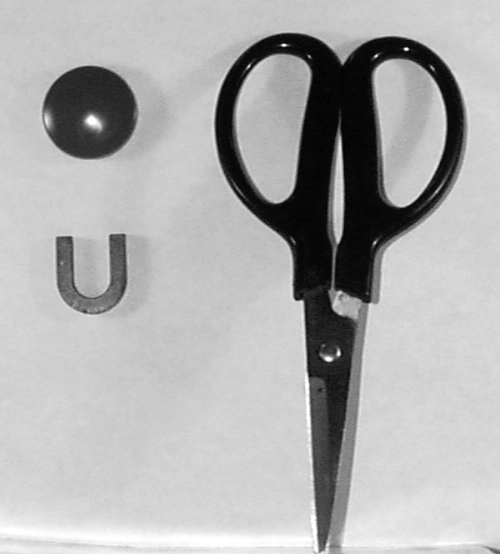
%> input picture 图像处理实验/L4_2.BMP, 500 x 554 px
$ octave L4_2G.m   (GNU Octave 9; MATLAB toolbox functions it lacks are replaced by stand-ins)
%> lines starting %> are read from the running program, lines starting %| are printed output that depends on the picture
### 图像处理实验/energy.m
%滲杅energy.m: 夔講摩笢%
function rec_error=energy(image,type,N) %type: 曹遙源宒(DCT or DFT)
%type = 1: DCT，type=2: DFT。%
rec_error=zeros(1,N);
d_image=double(image)/255;              %蔚埻芞砉腔跡宒曹遙峈double跡宒
if type==1                              %酕DCT曹遙
  coef_all=dct2(d_image);
else
  coef_all=fft2(d_image);               %酕DFT曹遙
end
for n=1:N
  coef_part=zeros(N,N);
  coef_part(1:n,1:n)=coef_all(1:n,1:n);
    if type==1
    rec_image= idct2(coef_part);        %酕DCT毀曹遙
  else
    rec_image=real(ifft2(coef_part));   %酕DFT毀曹遙
  end
  %⑴昫船講%
  diff=d_image-rec_image;
  rec_error(n)=sum(sum(diff.^2));       %湔溫昫船講腔杅擂料
end

### 图像处理实验/L4_2G.m
%³ÌÐòL4_2.m: Í¼Ïñ±ä»»µÄÄÜÁ¿¼¯ÖÐÄÜÁ¦%
image1=imread('L4_2.bmp');          %¶ÁÈ¡Ô­Í¼Ïñ
%> image1 is the input picture: size 554x500 uint8; min 0, max 255, mean 174.6
N=88;                               %´¦ÀíÍ¼Ïñ´óÐ¡¤j¤p
image=image1(1:N,1:N);
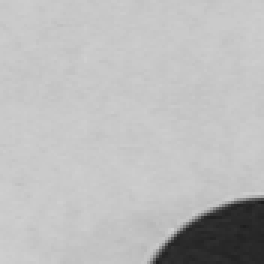
%> image: size 88x88 uint8 (shown 3 times larger); min 29, max 209, mean 187.5
error1=energy(image,1,N);           %1Ö¸DCT
%> in energy, `coef_all=dct2(d_image);`:
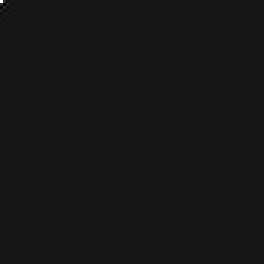
%> coef_all: size 88x88 double (shown 3 times larger); min -6.28, max 64.69, mean 0; drawn with min black and max white
%> the loop in energy, `for n=1:N` made 88 passes
%> pass 2, in energy, `diff=d_image-rec_image;`:
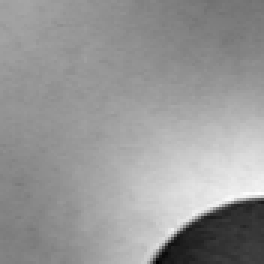
%> diff: size 88x88 double (shown 3 times larger); min -0.451, max 0.306, mean -6.42e-18; drawn with min black and max white
%> after the loop in energy, `for n=1:N`: rec_error = 88 values, max 198.4 at index 1, min 4.56e-28 at index 88, mean 6.07
%> error1 has the same summary as rec_error in energy
error2=energy(image,2,N);           %2Ö¸DFT
%> the loop in energy (call 2), `for n=1:N` made 88 passes
%> pass 2, in energy (call 2), `diff=d_image-rec_image;`:
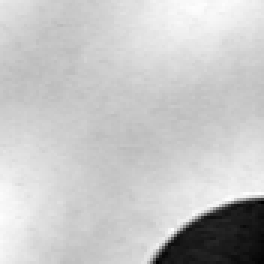
%> diff: size 88x88 double (shown 3 times larger); min -0.54, max 0.156, mean 6.61e-17; drawn with min black and max white
%> after the loop in energy (call 2), `for n=1:N`: rec_error = 88 values, max 198.4 at index 1, min 3.25e-28 at index 88, mean 76.51
%> error2 has the same summary as rec_error in energy
plot(1:N,error1,'-.',1:N,error2)    %ÐéÏßÊÇDCT£¬ÊµÏßÊÇDFT
xlabel('n(±£ÁônÆ½·½µÄ±ä»»ÏµÊý) ')
text(40,80,'DFT')
ylabel('Æ½·½Îó²î')
text(10,20,'DCT')
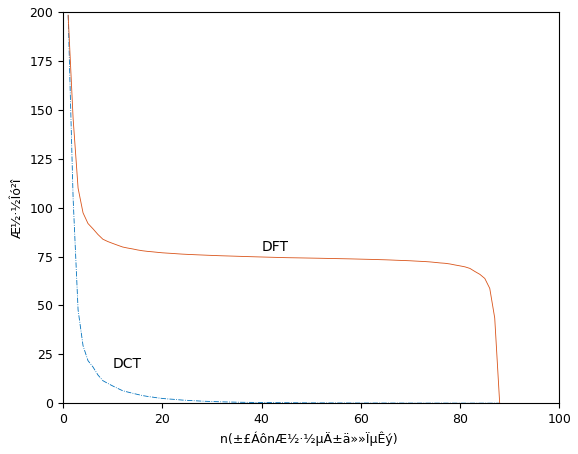
%> figure redrawn from the program's plot data; curve peaks at x = 1, y = 198.4
j_dc=dct2(image);
j_df=fft2(image);
d7=log(1+abs(j_dc));
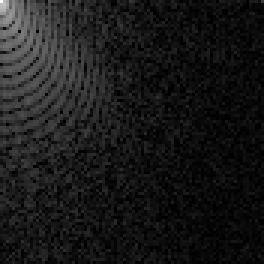
%> d7: size 88x88 double (shown 3 times larger); min 3.05e-05, max 9.71, mean 0.979; drawn with min black and max white
figure (2)
subplot(2, 1, 1)
imshow(log(1+abs(j_dc)),[]);
xlabel('DCT±ä»»')
%figure (3)
imshow(log(1+abs(j_df)),[]);
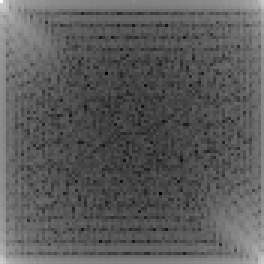
%> displayed picture: size 88x88, on the screen's scale of 0 to 255 (shown 3 times larger); min 0, max 255, mean 90.5
xlabel('DFT±ä»»')

$ run again, with 图像处理实验/L5_1.BMP copied over 图像处理实验/L4_2.BMP
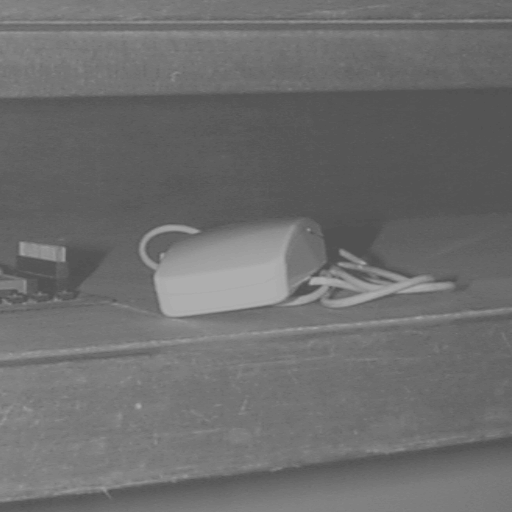
%> input picture 图像处理实验/L5_1.BMP, 512 x 512 px
%> image1 is the input picture: size 512x512 uint8; min 81, max 174, mean 109.6
%> after the loop in energy, `for n=1:N`: rec_error = 88 values, max 5.84 at index 1, min 1.37e-28 at index 88, mean 1.02
%> error1 has the same summary as rec_error in energy
%> error2 = 88 values, max 5.84 at index 1, min 1.28e-28 at index 88, mean 2.01
%> `d7=log(1+abs(j_dc));`:
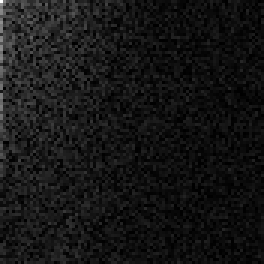
%> d7: size 88x88 double (shown 3 times larger); min 0.000333, max 9.29, mean 0.792; drawn with min black and max white
%> `imshow(log(1+abs(j_df)),[]);`:
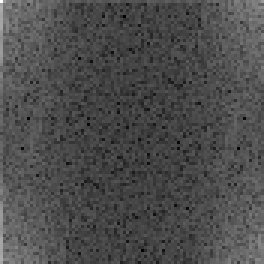
%> displayed picture: size 88x88, on the screen's scale of 0 to 255 (shown 3 times larger); min 0, max 255, mean 76.2

$ run again, with 图像处理实验/L5_3.BMP copied over 图像处理实验/L4_2.BMP
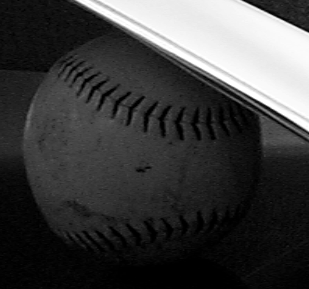
%> input picture 图像处理实验/L5_3.BMP, 309 x 289 px
%> image1 is the input picture: size 289x309 uint8; min 0, max 255, mean 62.9
%> after the loop in energy, `for n=1:N`: rec_error = 88 values, max 65.91 at index 1, min 1.93e-29 at index 88, mean 4.84
%> error1 has the same summary as rec_error in energy
%> error2 = 88 values, max 65.91 at index 1, min 1.32e-29 at index 88, mean 33.82
%> `d7=log(1+abs(j_dc));`:
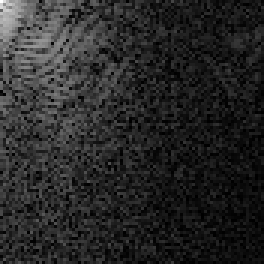
%> d7: size 88x88 double (shown 3 times larger); min 0.00045, max 7.69, mean 1.22; drawn with min black and max white
%> `imshow(log(1+abs(j_df)),[]);`:
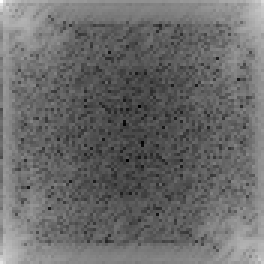
%> displayed picture: size 88x88, on the screen's scale of 0 to 255 (shown 3 times larger); min 0, max 255, mean 106.4
